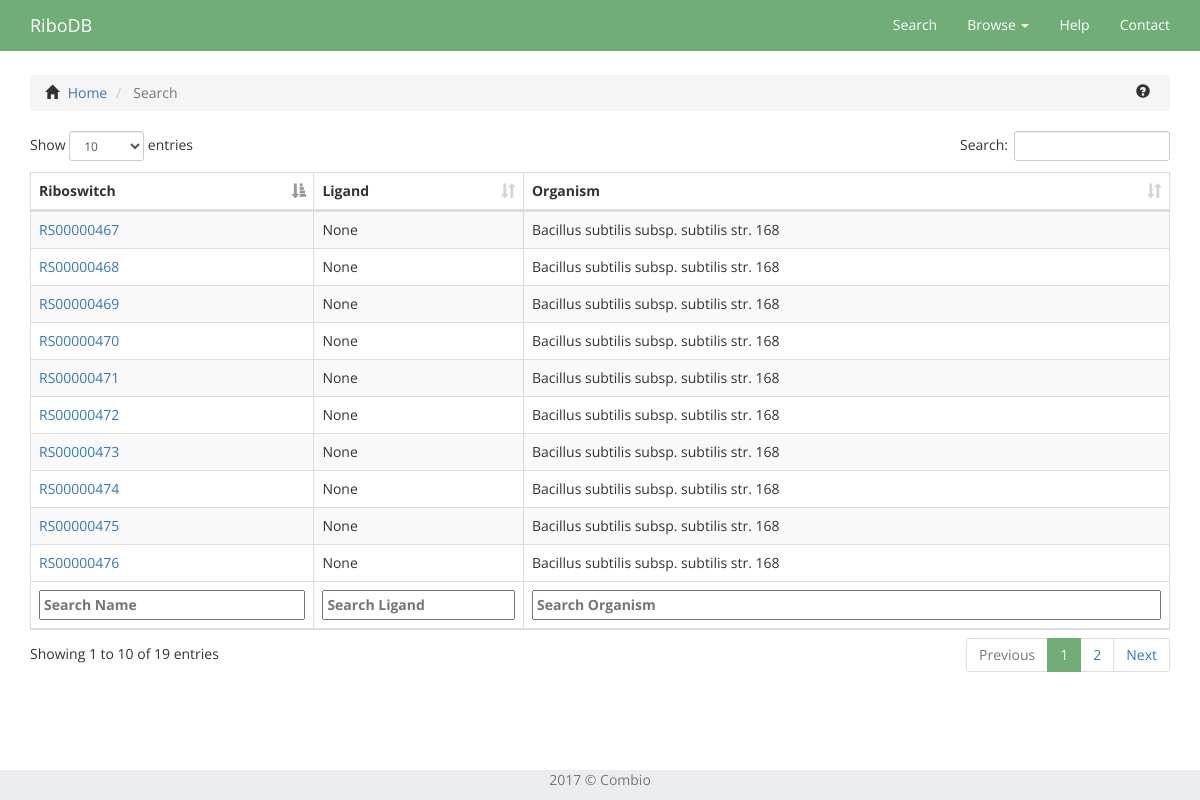
Before: /searcher/ with the older database file.
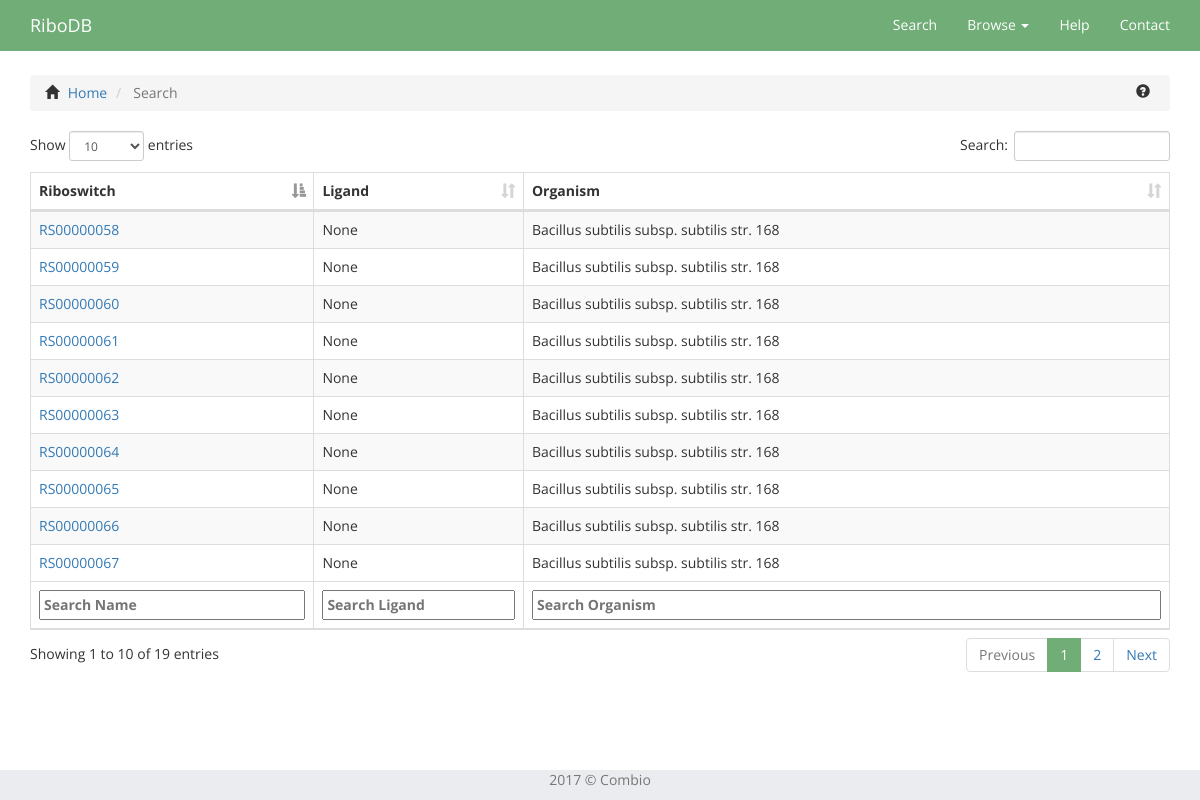
After: the same page with the newer database file.
### database/models.py (models this page shows, shortened)
class Record(models.Model):
	family = models.ForeignKey('RiboFamily', null = True)
	gene = models.OneToOneField('Gene', null = True, related_name = 'gene')
	genes_under_operon_regulation = models.ManyToManyField('Gene', related_name = 'operon_gene') # MANY TO MANY
	terminator = models.OneToOneField('Position', null = True, related_name = 'terminator')
	promoter = models.OneToOneField('Position', null = True, related_name = 'promoter')
	shinedalgarno = models.OneToOneField('Position', null = True, related_name = 'shinedalgarno')
	articles = models.ManyToManyField('Article', related_name = 'article') # MANY TO MANY
	sequence = models.TextField('sekwencja') # Wywalic?
	EFFECT_CHOICES = (
		('+', 'ACTIVATION'),
		('.', 'UNKNOWN'),
		('-', 'SILECING'),
	)
	effect = models.CharField(max_length = 1, choices = EFFECT_CHOICES, default = '.')
	MECHANISM_CHOICES = (
		('TRN', 'TRANSCRIPTION'),
		('TRL', 'TRANSLATION'),
		('UN', 'UNKNOWN'),
		('DG', 'DEGRADATION'),
	)
	mechanism = models.CharField(max_length = 3, choices = MECHANISM_CHOICES, default = 'UN')
	mechanism_confirmation = models.ForeignKey('Article', related_name = 'confirmation', null = True) # ZROBIĆ!
	def name(self):
		return "RS{}".format((str(self.id).zfill(8)))

class Organism(models.Model):
	scientific_name = models.CharField('nazwa_naukowa', max_length = 250) #, primary_key = True)
	common_name = models.CharField('nazwa_zwyczajowa', max_length = 250)
	accession_number = models.CharField('numer_dostepu', max_length = 30) # ID build jako nazwa genomu
	build_id = models.CharField('numer_dostepu', max_length = 30, primary_key = True) ### !!! NEW !!! ###
	taxonomy = models.OneToOneField('Taxonomy', null = True) ### !!! NEW !!! ###

### database/views.py (the view)
# urls.py: url(r'^searcher/$', views.searcher, name='searcher'),
def searcher(request):
    recordList = []
    for e in Record.objects.all():
        if e.family != None:
            dic = {
                'name': e.name,
                'ligand': None,
                'organism': None,
            }
            dic['ligand'] = e.family.ribo_class.ligands.all()[0].name if e.family.ribo_class.ligands.all() else dic['ligand']
            dic['organism'] = e.gene.organism.scientific_name if e.gene.organism.scientific_name != None else dic['organism']
            recordList.append(dic.copy())
    context = {
        'recordList': recordList,
    }
    return render(request, 'database/searcher.html', context)

### database/templates/database/searcher.html (shortened to what this page needs)
{% extends 'database/base.html' %}
{% load static %}
{% block css_plugins %}
<link rel="stylesheet" type="text/css" href="{% static "database/plugins/datatables/styles/datatables.bootstrap.min.css" %}">
{% endblock %}
{% block content %}
<div class="container">
  <div class="bs-example">
    <ul class="breadcrumb">
      <li>
        <span class="glyphicon glyphicon-home"></span>
        <a href="{% url 'database:index' %}">
          Home
        </a>
      </li>
      <li class="active">
        Search
      </li>
      <span data-toggle="popover" class="glyphicon glyphicon-question-sign glyphicon-help pull-right" title="Searcher" data-content="This is a searcher. On this page, there are displaying all the riboswitches from the database. You can eaisly filter the results using the inputs on the bottom of the page. In order to see the record, you should click on a riboswitch name." data-trigger="hover" data-placement="left"></span>
    </ul>
  </div>
    <div class="col-xs-12" id="table_wrapper">
      <table id="search-table" class="display table table-striped table-bordered" cellspacing="0" width="100%">
        <thead>
          <tr>
            <th>Riboswitch</th>
            <th>Ligand</th>
            <th>Organism</th>
          </tr>
        </thead>
        <tfoot>
            <tr>
                <th>Name</th>
                <th>Ligand</th>
                <th>Organism</th>
            </tr>
        </tfoot>
        <tbody>
        {% for rr in recordList %}
          <tr role="row">
            <td><a href="{% url 'search:record' rr.name %}">{{ rr.name }}</a></td>
            <td>{{ rr.ligand }}</td>
            <td>{{ rr.organism }}</td>
          </tr>
        {% endfor %}
        </tbody>
      </table>
    </div>
</div>
{% endblock %}

Changed rows visible on the page:
removed Record: name "RS00000467"
removed Record: name "RS00000468"
removed Record: name "RS00000469"
removed Record: name "RS00000470"
removed Record: name "RS00000471"
removed Record: name "RS00000472"
removed Record: name "RS00000473"
removed Record: name "RS00000474"
removed Record: name "RS00000475"
removed Record: name "RS00000476"
added Record: name "RS00000058"
added Record: name "RS00000059"
added Record: name "RS00000060"
added Record: name "RS00000061"
added Record: name "RS00000062"
added Record: name "RS00000063"
added Record: name "RS00000064"
added Record: name "RS00000065"
added Record: name "RS00000066"
added Record: name "RS00000067"
Other visible differences:
new list line: "None"
new list line: "Bacillus subtilis subsp. subtilis str. 168"
list line gone: "None"
list line gone: "Bacillus subtilis subsp. subtilis str. 168"
